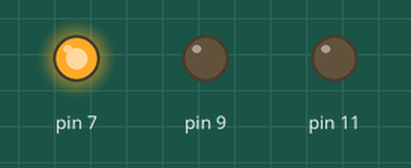
The sketch below on a simulated Arduino Uno, built with avr-gcc and run on an emulated ATmega328P. Parts: output pins drawn as LEDs (lit = HIGH).

Above: at 2.5 s.
At 5.5 s:
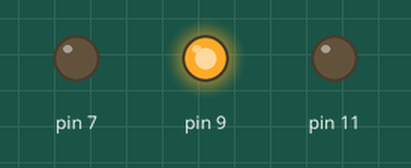
At 8.5 s:
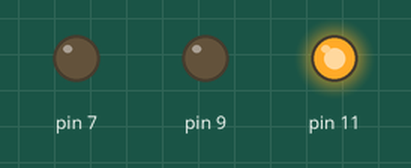
Timing chart, 0 to 14.3 s (numbered marks = the images above):
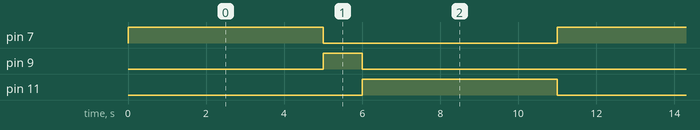

The sketch:

Blink.ino
```cpp
void setup() {
  // Where the output will start on board:
  pinMode(7,OUTPUT);
  pinMode(9, OUTPUT);
  pinMode(11, OUTPUT);
}

void loop() {
  // This code controls the amount of voltage looping through the pin.
  // "HIGH" means 5v /on
  // "LOW" means 0v  /off
  // "delay" pauses it with parameter in ms (here one second):

  // Green:
  digitalWrite(7, HIGH);
  delay(5000);
  digitalWrite(7, LOW);

  // Yellow:
  digitalWrite(9, HIGH);
  delay(1000);
  digitalWrite(9, LOW);

  // Red:
  digitalWrite(11, HIGH);
  delay(5000);
  digitalWrite(11, LOW);
}
```

Measured:
- by itself, pin 7, pin 11: alternates HIGH for 5.0 s and LOW for 6.0 s
- by itself, pin 9: alternates HIGH for 1.0 s and LOW for 10.0 s
- by itself, everything shown: repeats every 11.0 s, in 4 steps
